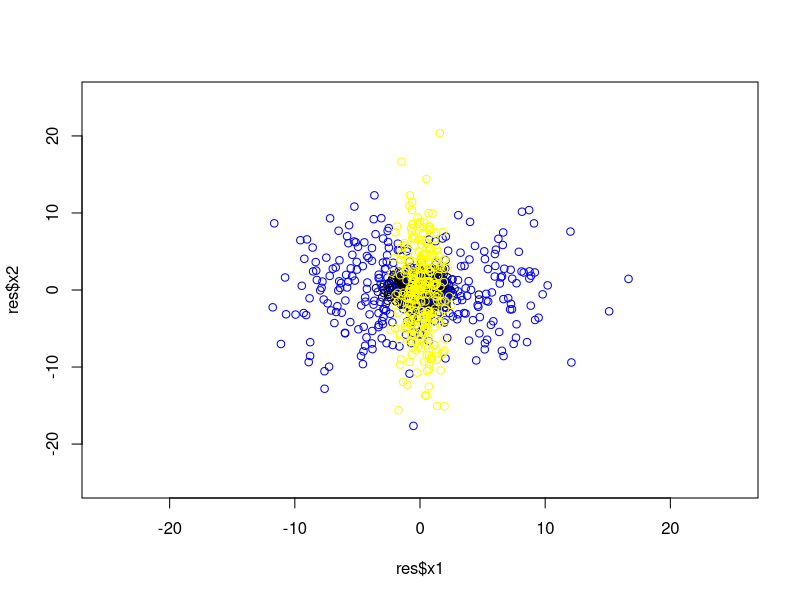

Here is the R script that generated this plot:
binorm <- function(n){
  x1 <- rnorm(n = n, mean = 0, sd = 1)
  x2 <- rnorm(n = n, mean = 0, sd = 1)
  return(list(x1 = x1, x2 = x2))
}
binorm2 <- function(n,sigma){
  x1 <- rnorm(n = n, mean = 0, sd = sigma)
  x2 <- rnorm(n = n, mean = 0, sd = sigma)
  return(list(x1 = x1, x2 = x2))
}
binorm3 <- function(n,sigma1, sigma2){
  x1 <- rnorm(n = n, mean = 0, sd = sigma1)
  x2 <- rnorm(n = n, mean = 0, sd = sigma2)
  return(list(x1 = x1, x2 = x2))
}
binorm4 <- function(n,sigma1, sigma2, theta){
  x1 <- rnorm(n = n, mean = 0, sd = sigma1)
  x2 <- rnorm(n = n, mean = 0, sd = sigma2)
  return(list(x1 = cos(theta) * x1+ sin(theta) * x2,
              x2 = -sin(theta) * x1 + cos(theta) * x2)) #pas sur
}
mainBi <- function(){
  n <- 1000
  
  res <- binorm(n)
  plot(res$x1, res$x2, xlim=c(-25,25), ylim = c(-25,25))
  res <- binorm2(300, sigma=5)
  points(res$x1, res$x2, col ="blue")
  res <- binorm3(300, sigma1=1, sigma2=5)
  points(res$x1, res$x2, col ="yellow")
  
}

main <- function(){
  x <- seq(-10,10, by = 0.01)
  plot(x, dnorm(x, mean = 0, sd = 1),ylim = c(0,0.9),type ="l")
  lines(x,dnorm(x,mean = 3, sd = 1), col="red")
  lines(x,dnorm(x,mean = -4, sd = 1), col="blue")
  lines(x,dnorm(x,mean = 0, sd = 0.5), col="purple")
  lines(x,dnorm(x,mean = 0, sd = 2), col="green")
}
#main()
mainBi()
